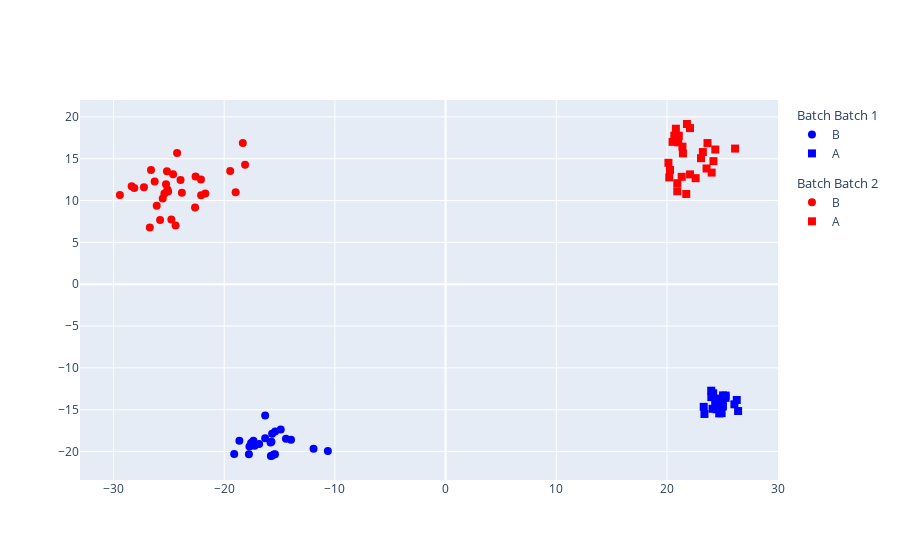

The code cell stored with this chart in its notebook:
### Code cell
data=sim_data_bt[2]
plotPCoA(data, sample_label="SampleID", batch_label="Batch", experiment_label="Condition")

### Figure 1 — Plotly figure (JSON) as saved in the notebook; plotly's stock layout.template omitted (floating-point values rounded to 4 significant figures)
{"data": [{"legendgroup": "Batch 1", "legendgrouptitle": {"text": "Batch Batch 1"}, "marker": {"color": ["blue", "blue", "blue", "blue", "blue", "blue", "blue", "blue", "blue", "blue", "blue", "blue", "blue", "blue", "blue", "blue", "blue", "blue", "blue", "blue", "blue", "blue", "blue"], "size": 8, "symbol": ["circle", "circle", "circle", "circle", "circle", "circle", "circle", "circle", "circle", "circle", "circle", "circle", "circle", "circle", "circle", "circle", "circle", "circle", "circle", "circle", "circle", "circle", "circle"]}, "mode": "markers", "name": "B", "type": "scatter", "x": [-16.3, -16.84, -17.36, -15.41, -14.42, -17.25, -15.4, -13.96, -10.63, -19.1, -18.63, -15.51, -15.67, -15.71, -17.77, -16.3, -17.72, -14.89, -15.78, -11.93, -17.57, -15.81, -15.73], "y": [-18.4, -19.11, -18.72, -20.31, -18.48, -19.32, -17.61, -18.6, -19.93, -20.28, -18.71, -20.36, -17.86, -20.51, -20.34, -15.68, -19.41, -17.36, -20.53, -19.65, -18.98, -18.93, -18.82]}, {"legendgroup": "Batch 1", "legendgrouptitle": {"text": "Batch Batch 1"}, "marker": {"color": ["blue", "blue", "blue", "blue", "blue", "blue", "blue", "blue", "blue", "blue", "blue", "blue", "blue", "blue", "blue", "blue", "blue", "blue", "blue", "blue", "blue"], "size": 8, "symbol": ["square", "square", "square", "square", "square", "square", "square", "square", "square", "square", "square", "square", "square", "square", "square", "square", "square", "square", "square", "square", "square"]}, "mode": "markers", "name": "A", "type": "scatter", "x": [24.0, 26.3, 24.36, 24.12, 24.72, 25.3, 23.39, 24.94, 24.01, 24.86, 26.43, 23.32, 24.48, 25.06, 24.17, 25.01, 25.04, 24.4, 25.29, 25.04, 26.09], "y": [-12.72, -13.84, -14.13, -14.89, -15.44, -13.31, -15.51, -15.41, -13.49, -13.67, -15.16, -14.66, -14.95, -13.29, -13.03, -14.22, -14.49, -13.77, -13.58, -14.62, -14.35]}, {"legendgroup": "Batch 2", "legendgrouptitle": {"text": "Batch Batch 2"}, "marker": {"color": ["red", "red", "red", "red", "red", "red", "red", "red", "red", "red", "red", "red", "red", "red", "red", "red", "red", "red", "red", "red", "red", "red", "red", "red", "red", "red", "red", "red", "red", "red"], "size": 8, "symbol": ["circle", "circle", "circle", "circle", "circle", "circle", "circle", "circle", "circle", "circle", "circle", "circle", "circle", "circle", "circle", "circle", "circle", "circle", "circle", "circle", "circle", "circle", "circle", "circle", "circle", "circle", "circle", "circle", "circle", "circle"]}, "mode": "markers", "name": "B", "type": "scatter", "x": [-24.62, -24.25, -25.4, -25.79, -18.32, -28.12, -28.36, -26.72, -18.11, -23.94, -26.61, -25.55, -23.82, -21.71, -25.07, -22.1, -26.28, -22.08, -18.96, -22.58, -25.25, -24.39, -26.1, -19.46, -25.13, -24.77, -22.63, -27.25, -29.42, -25.17], "y": [13.15, 15.67, 10.85, 7.664, 16.9, 11.49, 11.72, 6.773, 14.28, 12.45, 13.66, 10.24, 10.94, 10.84, 11.07, 12.53, 12.27, 10.63, 11.01, 12.88, 11.94, 7.016, 9.389, 13.52, 11.32, 7.749, 9.17, 11.61, 10.68, 13.5]}, {"legendgroup": "Batch 2", "legendgrouptitle": {"text": "Batch Batch 2"}, "marker": {"color": ["red", "red", "red", "red", "red", "red", "red", "red", "red", "red", "red", "red", "red", "red", "red", "red", "red", "red", "red", "red", "red", "red", "red", "red", "red", "red"], "size": 8, "symbol": ["square", "square", "square", "square", "square", "square", "square", "square", "square", "square", "square", "square", "square", "square", "square", "square", "square", "square", "square", "square", "square", "square", "square", "square", "square", "square"]}, "mode": "markers", "name": "A", "type": "scatter", "x": [20.21, 22.08, 21.4, 24.2, 22.59, 21.33, 20.93, 20.27, 23.24, 21.07, 20.8, 22.08, 21.02, 26.15, 24.04, 23.66, 21.8, 20.67, 23.58, 20.51, 21.74, 23.07, 24.36, 20.13, 20.93, 21.44], "y": [12.77, 18.66, 16.45, 14.71, 12.68, 12.84, 11.11, 13.66, 15.8, 17.75, 18.59, 13.13, 16.96, 16.22, 13.35, 16.88, 19.15, 17.75, 13.84, 17.02, 10.79, 15.07, 16.1, 14.52, 12.07, 15.65]}], "layout": {}}
